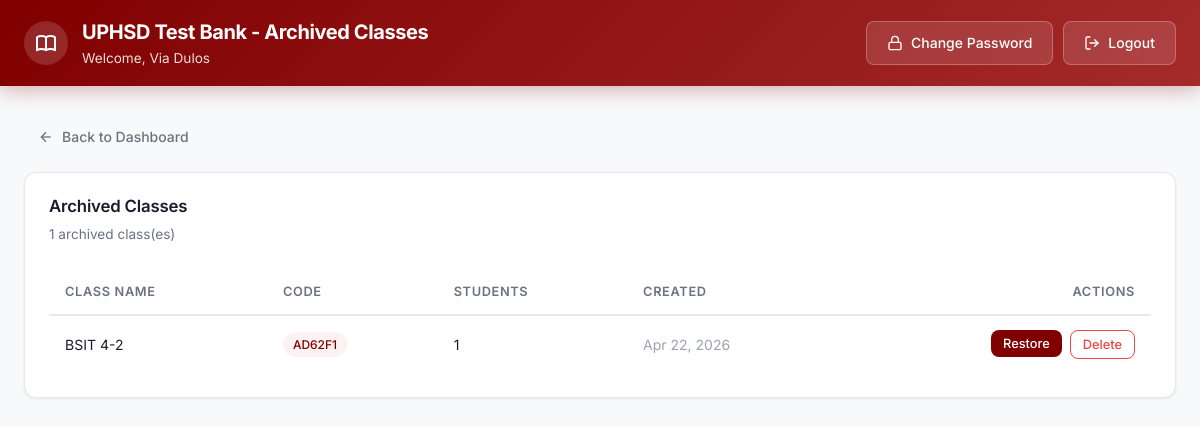
The page /php/archived_classes.php (signed in) on the database its author committed.
### tables this page shows
CREATE TABLE `classes` (
  `class_id` int(11) NOT NULL AUTO_INCREMENT,
  `class_name` varchar(100) NOT NULL,
  `class_code` varchar(10) NOT NULL,
  `faculty_id` int(11) DEFAULT NULL,
  `created_at` timestamp NOT NULL DEFAULT current_timestamp(),
  `status` varchar(20) DEFAULT 'active',
  PRIMARY KEY (`class_id`),
  UNIQUE KEY `class_code` (`class_code`),
  KEY `faculty_id` (`faculty_id`),
  CONSTRAINT `classes_ibfk_1` FOREIGN KEY (`faculty_id`) REFERENCES `users_new` (`user_id`)
);

### php/archived_classes.php (the view, shortened to what this page needs)
<?php
require_once 'config.php';
$facultyId = $_SESSION['user']['user_id'];
$archived = $conn->query("
    SELECT c.*, COUNT(ce.enrollment_id) as student_count
    FROM classes c LEFT JOIN class_enrollments ce ON c.class_id = ce.class_id
    WHERE c.faculty_id = $facultyId AND c.status = 'archived'
    GROUP BY c.class_id ORDER BY c.created_at DESC
");
include 'includes/header.php';
?>
<div class="main-content">
    <div class="flex-between mb-4">
        <a href="dashboard.php" class="btn btn-ghost"><svg width="16" height="16" viewBox="0 0 24 24" fill="none" stroke="currentColor" stroke-width="2"><line x1="19" y1="12" x2="5" y2="12"/><polyline points="12 19 5 12 12 5"/></svg> Back to Dashboard</a>
    </div>
    <div class="card">
        <div class="card-header"><h2 class="card-title">Archived Classes</h2><p class="card-description"><?= $archived->num_rows ?> archived class(es)</p></div>
        <div class="card-content"><div class="table-wrapper">
            <table>
                <thead><tr><th>Class Name</th><th>Code</th><th>Students</th><th>Created</th><th class="text-right">Actions</th></tr></thead>
                <tbody>
                    <?php if ($archived->num_rows > 0): ?>
                        <?php while ($a = $archived->fetch_assoc()): ?>
                        <tr>
                            <td><?= htmlspecialchars($a['class_name']) ?></td>
                            <td><span class="badge badge-maroon"><?= htmlspecialchars($a['class_code']) ?></span></td>
                            <td><?= $a['student_count'] ?></td>
                            <td class="text-muted"><?= date('M j, Y', strtotime($a['created_at'])) ?></td>
                            <td class="text-right flex gap-2" style="justify-content:flex-end;">
                                <form method="POST" style="display:inline;"><button type="submit" class="btn btn-maroon btn-sm">Restore</button></form>
                                <form method="POST" style="display:inline;" onsubmit="return confirm('Permanently delete?')"><button type="submit" class="btn btn-danger btn-sm">Delete</button></form>
                            </td>
                        </tr>
                        <?php endwhile; ?>
                    <?php else: ?>
                        <tr><td colspan="5" class="text-center text-muted">No archived classes.</td></tr>
                    <?php endif; ?>
                </tbody>
            </table>
        </div></div>
    </div>
</div>
</body></html>

### php/assets/style.css (style rules this page uses)
:root { --maroon: #800000; --maroon-dark: #600000; --maroon-light: #A52A2A; --orange: #FF8C00; --orange-dark: #E67E00; --bg-primary: #f8f9fa; --bg-card: #ffffff; --text-primary: #1a1a2e; --text-secondary: #6b7280; --text-muted: #9ca3af; --border-color: #e5e7eb; --border-radius: 12px; --border-radius-sm: 8px; --shadow-sm: 0 1px 3px rgba(0,0,0,0.08); --shadow-md: 0 4px 12px rgba(0,0,0,0.1); --shadow-lg: 0 10px 30px rgba(0,0,0,0.12); --transition: all 0.2s ease; --green: #22c55e; --green-bg: #f0fdf4; --red: #ef4444; --red-bg: #fef2f2; --blue: #3b82f6; --blue-bg: #eff6ff; --purple: #8b5cf6; --purple-bg: #f5f3ff; }
*, *::before, *::after { box-sizing: border-box; margin: 0; padding: 0; }
body { font-family: 'Inter', -apple-system, BlinkMacSystemFont, sans-serif; background-color: var(--bg-primary); color: var(--text-primary); line-height: 1.6; min-height: 100vh; -webkit-font-smoothing: antialiased; }
a { color: var(--maroon); text-decoration: none; }
.btn { display: inline-flex; align-items: center; justify-content: center; gap: 8px; padding: 10px 20px; font-size: 0.875rem; font-weight: 500; font-family: inherit; border: none; border-radius: var(--border-radius-sm); cursor: pointer; transition: var(--transition); text-decoration: none; white-space: nowrap; }
.btn-maroon { background: var(--maroon); color: #fff; }
.btn-ghost { background: transparent; color: var(--text-secondary); padding: 8px 14px; }
.btn-danger { color: var(--red); background: transparent; border: 1px solid var(--red); }
.btn-sm { padding: 6px 12px; font-size: 0.8rem; }
.main-content { max-width: 1280px; margin: 0 auto; padding: 32px 24px; }
.mb-4 { margin-bottom: 16px; }
.flex { display: flex; }
.flex-between { display: flex; justify-content: space-between; align-items: center; }
.gap-2 { gap: 8px; }
.card { background: var(--bg-card); border: 1px solid var(--border-color); border-radius: var(--border-radius); box-shadow: var(--shadow-sm); overflow: hidden; transition: var(--transition); }
.card-header { padding: 20px 24px 12px; }
.card-title { font-size: 1.05rem; font-weight: 600; color: var(--text-primary); letter-spacing: -0.01em; }
.card-description { font-size: 0.85rem; color: var(--text-secondary); margin-top: 4px; }
.card-content { padding: 12px 24px 24px; }
.table-wrapper { overflow-x: auto; }
table { width: 100%; border-collapse: collapse; font-size: 0.875rem; }
thead { border-bottom: 2px solid var(--border-color); }
th { text-align: left; padding: 12px 16px; font-weight: 600; color: var(--text-secondary); font-size: 0.8rem; text-transform: uppercase; letter-spacing: 0.05em; }
td { padding: 14px 16px; border-bottom: 1px solid var(--border-color); vertical-align: middle; }
tr:last-child td { border-bottom: none; }
.text-right { text-align: right; }
.text-muted { color: var(--text-muted); }
.badge { display: inline-flex; align-items: center; padding: 3px 10px; border-radius: 20px; font-size: 0.75rem; font-weight: 500; text-transform: capitalize; }
.badge-maroon { background: #fdf2f2; color: var(--maroon); }

### rows shown on the page
classes: class_name "BSIT 4-2", class_code "AD62F1", student_count "1", created_at "Apr 22, 2026"

### other values the page prints
$pageTitle "UPHSD Test Bank - Archived Classes"
$user['first_name'] . ' ' . $user['last_name'] "Via Dulos"
$archived->num_rows "1"
